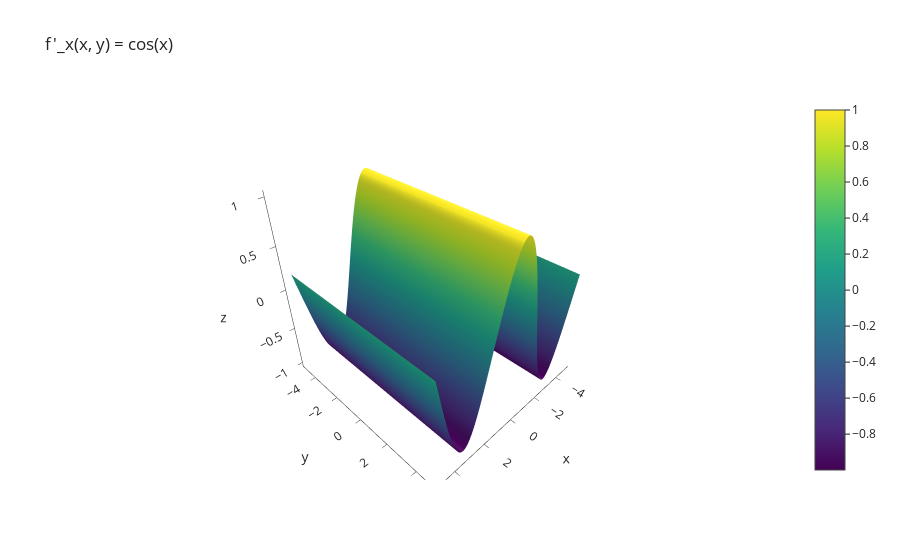

The notebook cell saved with this chart:
### Code cell
def d_f_x(x, y):
    return math.cos(x)


plot_function3D("f'_x(x, y) = cos(x)", d_f_x)

### Figure 1 — Plotly figure (JSON) as saved in the notebook; plotly's stock layout.template omitted (floating-point values rounded to 4 significant figures; data arrays with more than 128 entries replaced by an {"elided": "..."} marker saying what was removed)
{"data": [{"type": "surface", "x": [-4.9, -4.8, -4.7, -4.6, -4.5, -4.4, -4.3, -4.2, -4.1, -4.0, -3.9, -3.8, -3.7, -3.6, -3.5, -3.4, -3.3, -3.2, -3.1, -3.0, -2.9, -2.8, -2.7, -2.6, -2.5, -2.4, -2.3, -2.2, -2.1, -2.0, -1.9, -1.8, -1.7, -1.6, -1.5, -1.4, -1.3, -1.2, -1.1, -1.0, -0.9, -0.8, -0.7, -0.6, -0.5, -0.4, -0.3, -0.2, -0.09999, 1e-05, 0.1, 0.2, 0.3, 0.4, 0.5, 0.6, 0.7, 0.8, 0.9, 1.0, 1.1, 1.2, 1.3, 1.4, 1.5, 1.6, 1.7, 1.8, 1.9, 2.0, 2.1, 2.2, 2.3, 2.4, 2.5, 2.6, 2.7, 2.8, 2.9, 3.0, 3.1, 3.2, 3.3, 3.4, 3.5, 3.6, 3.7, 3.8, 3.9, 4.0, 4.1, 4.2, 4.3, 4.4, 4.5, 4.6, 4.7, 4.8, 4.9], "y": [-4.9, -4.8, -4.7, -4.6, -4.5, -4.4, -4.3, -4.2, -4.1, -4.0, -3.9, -3.8, -3.7, -3.6, -3.5, -3.4, -3.3, -3.2, -3.1, -3.0, -2.9, -2.8, -2.7, -2.6, -2.5, -2.4, -2.3, -2.2, -2.1, -2.0, -1.9, -1.8, -1.7, -1.6, -1.5, -1.4, -1.3, -1.2, -1.1, -1.0, -0.9, -0.8, -0.7, -0.6, -0.5, -0.4, -0.3, -0.2, -0.09999, 1e-05, 0.1, 0.2, 0.3, 0.4, 0.5, 0.6, 0.7, 0.8, 0.9, 1.0, 1.1, 1.2, 1.3, 1.4, 1.5, 1.6, 1.7, 1.8, 1.9, 2.0, 2.1, 2.2, 2.3, 2.4, 2.5, 2.6, 2.7, 2.8, 2.9, 3.0, 3.1, 3.2, 3.3, 3.4, 3.5, 3.6, 3.7, 3.8, 3.9, 4.0, 4.1, 4.2, 4.3, 4.4, 4.5, 4.6, 4.7, 4.8, 4.9], "z": {"elided": "99x99 float values"}}], "layout": {"title": {"text": "f'_x(x, y) = cos(x)"}}}
